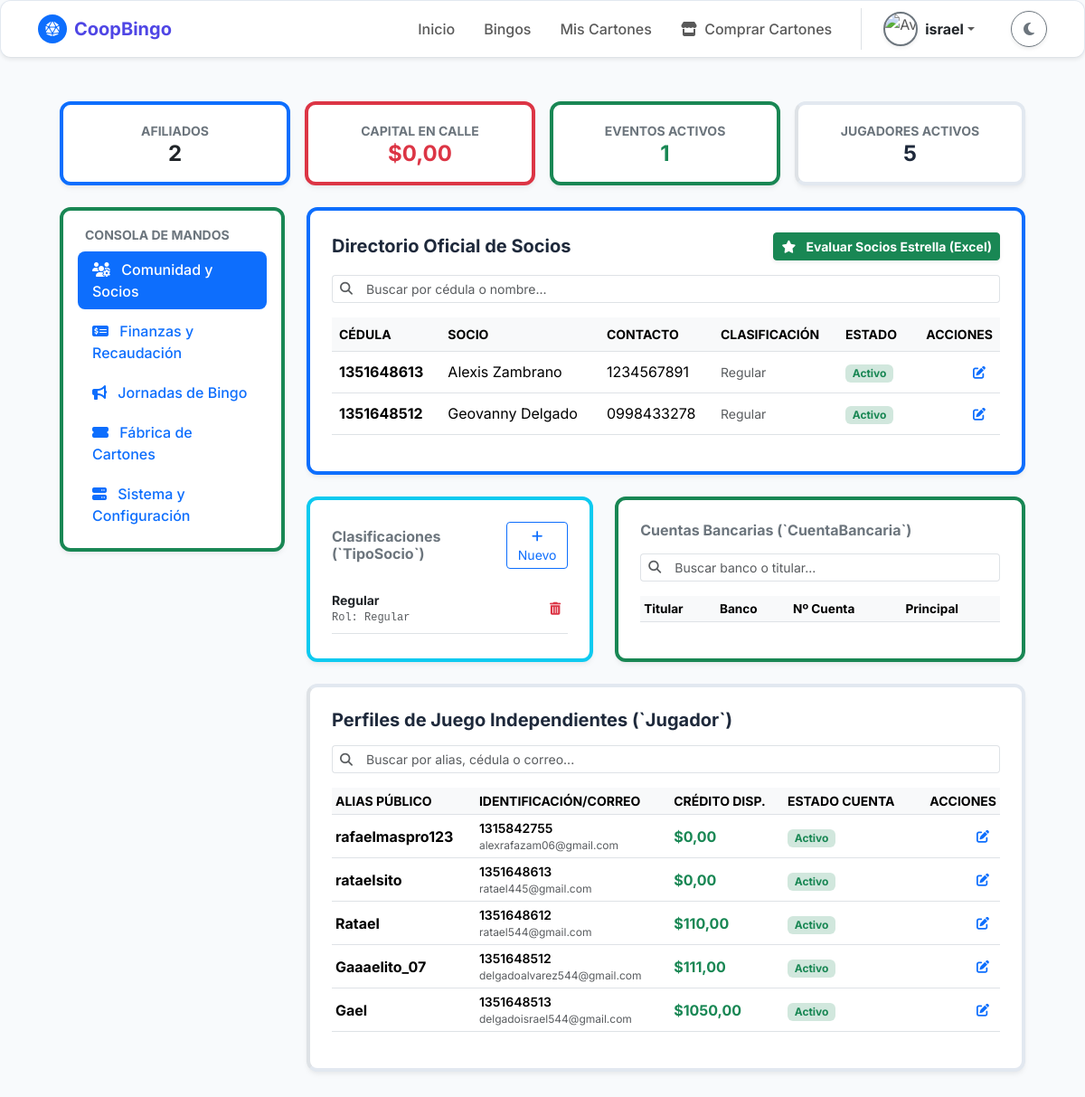
/dashboard/ (signed in), run on an earlier commit of the app's database.
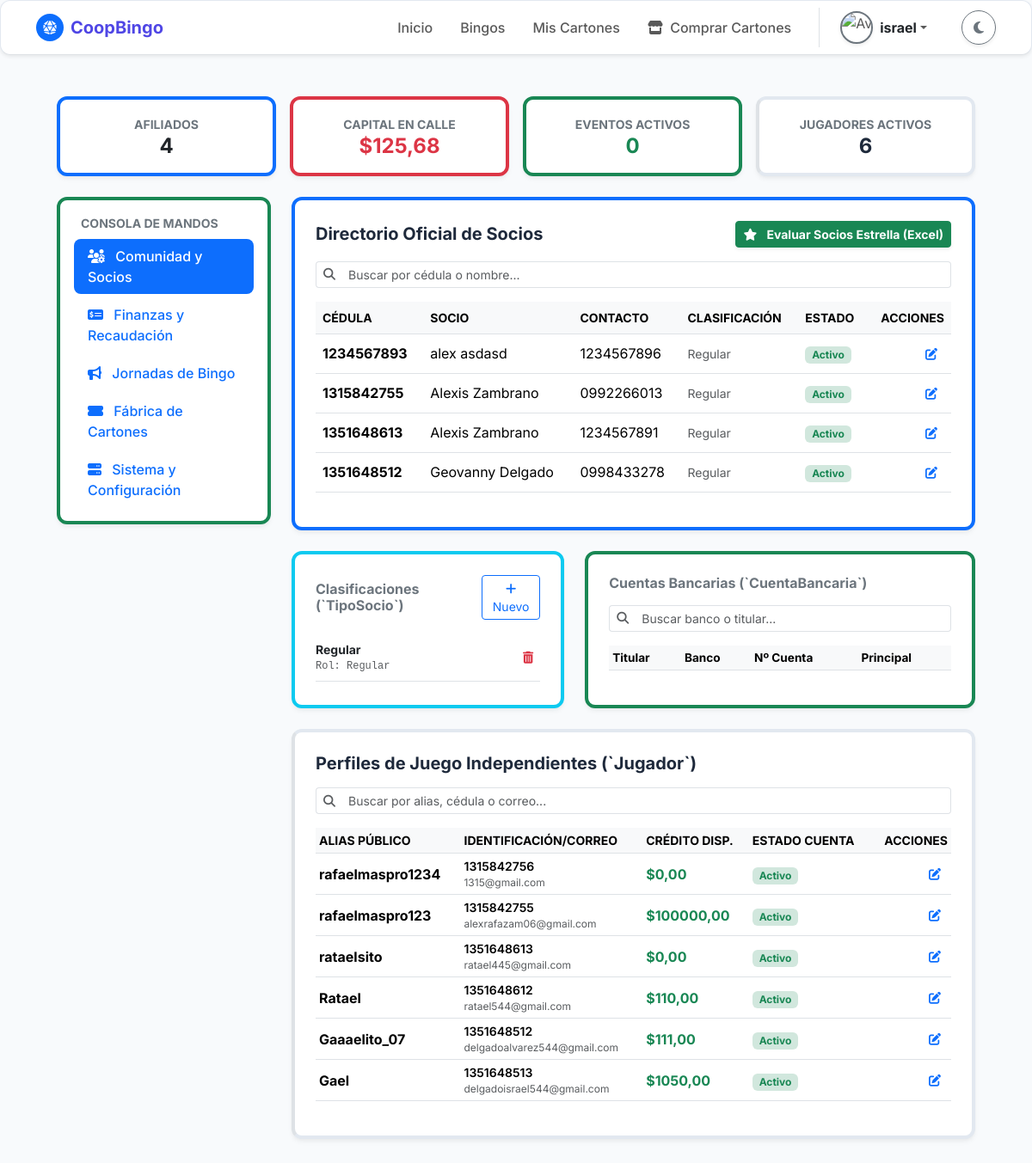
And on a later commit of the database.
### bingo/models.py (models this page shows, shortened)
class Socio(models.Model):
    SEXO_CHOICES = [
        ('H', 'Hombre'),
        ('M', 'Mujer'),
    ]
    ESTADO_CHOICES = [
        ('Activo', 'Activo'),
        ('Inactivo', 'Inactivo'),
    ]
    idsocio = models.AutoField(primary_key=True)
    idtiposocio = models.ForeignKey(
        'TipoSocio',
        on_delete=models.PROTECT,
        db_column='idtiposocio',
        verbose_name="Tipo de Socio"
    )
    primernombresocio = models.CharField(max_length=40, verbose_name="Primer Nombre")
    segundonombresocio = models.CharField(max_length=40, null=True, blank=True, verbose_name="Segundo Nombre")
    primerapellidosocio = models.CharField(max_length=40, verbose_name="Primer Apellido")
    segundoapellidosocio = models.CharField(max_length=40, verbose_name="Segundo Apellido")
    cisocio = models.CharField(
        max_length=10,
        unique=True,
        verbose_name="Cédula de Identidad"
    )
    fotosocio = models.ImageField(
        upload_to='socio/foto/',
        null=True,
        blank=True,
        verbose_name="Avatar/Foto"
    )
    fechanacimientosocio = models.DateField(
        validators=[validarfechanacimiento],
        verbose_name="Fecha de Nacimiento",
        help_text="El socio no puede ser mayor de 100 años ni haber nacido en el futuro."
    )
    telefonopersonalsocio = models.CharField(max_length=10, verbose_name="Teléfono Personal")
    telefonotrabajosocio = models.CharField(max_length=25, null=True, blank=True, verbose_name="Teléfono Trabajo")
    direcciondomiciliosocio = models.CharField(max_length=255, verbose_name="Dirección Domicilio")
    direcciontrabajosocio = models.CharField(max_length=255, null=True, blank=True, verbose_name="Dirección Trabajo")
    sexosocio = models.CharField(
        max_length=1,
        choices=SEXO_CHOICES,
        null=True,
        blank=True,
        verbose_name="Sexo"
    )
    estadosocio = models.CharField(
        max_length=10,
        choices=ESTADO_CHOICES,
        default='Activo',
        verbose_name="Estado"
    )
    class Meta:
        db_table = 'Socio'
        verbose_name = 'Socio'
        verbose_name_plural = 'Socios'

class TipoSocio(models.Model):
    idtiposocio = models.AutoField(primary_key=True)
    nombretiposocio = models.CharField(
        max_length=100,
        unique=True,
        verbose_name="Nombre del Tipo de Socio"
    )
    roltiposocio = models.CharField(
        max_length=50,
        unique=True,
        verbose_name="Rol del Socio"
    )
    descripciondetiposocio = models.CharField(
        max_length=200,
        null=True,
        blank=True,
        verbose_name="Descripción"
    )
    class Meta:
        db_table = 'TipoSocio'
        verbose_name = 'Tipo de Socio'
        verbose_name_plural = 'Tipos de Socio'

class Jugador(models.Model):
    ESTADO_CUENTA_CHOICES = [
        ('Activo', 'Activo'),
        ('Suspendido', 'Suspendido'),
        ('Moroso', 'Moroso'),
    ]
    idjugador = models.AutoField(primary_key=True)
    idsocio = models.ForeignKey(
        'Socio',
        on_delete=models.SET_NULL,
        null=True,
        blank=True,
        db_column='idsocio',
        verbose_name="Socio Vinculado"
    )
    idsocio = models.ForeignKey(
        'Socio',
        on_delete=models.SET_NULL,
        null=True,
        blank=True,
        db_column='idsocio',
        verbose_name="Socio Vinculado"
    )
    nombresjugador = models.CharField(
        max_length=150,
        null=True,
        blank=True,
        verbose_name="Nombres Completos"
    )
    apellidosjugador = models.CharField(
        max_length=150,
        null=True,
        blank=True,
        verbose_name="Apellidos Completos"
    )
    cedulaidentidadjugador = models.CharField(
        max_length=20,
        unique=True,
        null=True,
        blank=True,
        verbose_name="Cédula de Identidad"
    )
    avatarjugador = models.ImageField(
        upload_to='jugador/avatar/',
        null=True,
        blank=True,
        verbose_name="Avatar/Foto"
    )
    aliasjugador = models.CharField(
        max_length=100,
        unique=True,
        null=True,
        blank=True,
        verbose_name="Alias en el Juego"
    )
    correojugador = models.EmailField(
        max_length=200,
        unique=True,
        null=True,
        blank=True,
        verbose_name="Correo Electrónico"
    )
    fecharegistrojugador = models.DateTimeField(
        auto_now_add=True,
        verbose_name="Fecha de Registro"
    )
    saldocreditojugador = models.DecimalField(
        max_digits=10,
        decimal_places=2,
        default=Decimal('0.00'),
        validators=[MinValueValidator(Decimal('0.00'))],
        verbose_name="Saldo/Crédito (Dinero Real)"
    )
    saldovirtualjugador = models.DecimalField(
        max_digits=10,
        decimal_places=2,
        default=Decimal('0.00'),
        validators=[MinValueValidator(Decimal('0.00'))],
        verbose_name="Saldo Virtual (Fichas/Puntos)"
    )
    estadocuentajugador = models.CharField(
        max_length=20,
        choices=ESTADO_CUENTA_CHOICES,
        default='Activo',
        verbose_name="Estado de Cuenta"
    )
    class Meta:
        db_table = 'Jugador'
        verbose_name = 'Jugador'
        verbose_name_plural = 'Jugadores'

### bingo/views.py (the view, shortened to what this page needs)
# urls.py: path('dashboard/', views.dashboard, name='dashboard'),
@login_required
def dashboard(request):
    if not request.user.is_staff:
        messages.error(request, "Acceso exclusivo para el personal de administración.")
        return redirect('inicio')
    contexto = {
        'total_socios': Socio.objects.count(), 'total_jugadores': Jugador.objects.count(), 'deuda_calle': Prestamo.objects.exclude(estadoprestamo='Liquidado').aggregate(total=Sum('saldopendiente'))['total'] or 0.00,
        'bingos_activos': Bingo.objects.exclude(estadobingo__in=['Finalizado', 'Cancelado']).count(), 'tipos_socio': TipoSocio.objects.all(),
        'socios': Socio.objects.all().order_by('-idsocio')[:50], 'accounts': CuentaBancaria.objects.all().select_related('idsocio'),
        'jugadores': Jugador.objects.all().order_by('-idjugador')[:50], 'prestamos': Prestamo.objects.all().order_by('-fechasolicitud')[:30],
        'pagos': Pago.objects.all().order_by('-fechapago')[:30], 'metodos_pago': MetodoPago.objects.all(),
        'ahorros': Ahorro.objects.all().order_by('-fechaahorro')[:30], 'aportes_semanales': AporteSemanal.objects.all().order_by('-fechaplanificadadada')[:30],
        'bingos': Bingo.objects.all().order_by('-fechaprogramadabingo'), 'partidas': PartidaBingo.objects.all(),
        'regalos': Regalo.objects.all(), 'cartones': Carton.objects.all().order_by('-idcarton')[:50],
        'cartones_en_juego': CartonPartidaBingo.objects.all()[:50], 'plataformas': PlataformaJuego.objects.all(),
        'sesiones_monitoreo': SesionJuego.objects.all().order_by('-fechainiciosesion')[:30], 'config_web': ConfiguracionWeb.objects.first(),
        'unidades_monetarias': UnidadMonetaria.objects.filter(estadomoneda=True),
        'todas_monedas': UnidadMonetaria.objects.all(),
        'metodos_pago': MetodoPago.objects.all().order_by('-idmetodopago'),
    }
    contexto['bingos_con_pozo'] = list(PartidaBingo.objects.filter(premiomaterial='[POZO_MAYOR]').values_list('idbingo_id', flat=True))
    return render(request, 'administrador/dashboard.html', contexto)

### bingo/templates/administrador/dashboard.html (shortened to what the changed rows need)
{% extends 'comunes/base.html' %}
{% block content %}
<div class="container-fluid px-lg-4 pb-5">
    <div class="row g-3 mb-4">
        <div class="col-6 col-md-3">
            <div class="card-minimalista p-3 text-center border-start border-primary border-4 h-100">
                <span class="text-secondary small fw-bold text-uppercase" data-bs-toggle="tooltip" title="Total de socios inscritos en la cooperativa">Afiliados</span>
                <h4 class="fw-bold mb-0 text-body">{{ total_socios }}</h4>
            </div>
        </div>
        <div class="col-6 col-md-3">
            <div class="card-minimalista p-3 text-center border-start border-danger border-4 h-100">
                <span class="text-secondary small fw-bold text-uppercase" data-bs-toggle="tooltip" title="Cartera total pendiente de cobro en préstamos activos">Capital en Calle</span>
                <h4 class="fw-bold mb-0 text-danger">${{ deuda_calle|floatformat:2 }}</h4>
            </div>
        </div>
        <div class="col-6 col-md-3">
            <div class="card-minimalista p-3 text-center border-start border-success border-4 h-100">
                <span class="text-secondary small fw-bold text-uppercase" data-bs-toggle="tooltip" title="Eventos de bingo planificados o ejecutándose actualmente">Eventos Activos</span>
                <h4 class="fw-bold mb-0 text-success">{{ bingos_activos }}</h4>
            </div>
        </div>
        <div class="col-6 col-md-3">
            <div class="card-minimalista p-3 text-center border-start border-indigo border-4 h-100">
                <span class="text-secondary small fw-bold text-uppercase" data-bs-toggle="tooltip" title="Total de usuarios con perfiles de juego independientes creados">Jugadores Activos</span>
                <h4 class="fw-bold mb-0 text-indigo">{{ total_jugadores }}</h4>
            </div>
        </div>
    </div>
    <div class="row g-4">
        <div class="col-12 col-lg-9">
            <div class="tab-content" id="v-pills-tabContent">
                <div class="tab-pane fade show active" id="mod-comunidad" role="tabpanel">
                    <div class="card-minimalista p-4 mb-4 border-start border-primary border-4">
                        <div class="table-responsive table-scroll-container">
                            <table class="table align-middle" id="table-socios">
                                <thead>
                                    <tr class="text-secondary small text-uppercase">
                                        <th>Cédula</th>
                                        <th>Socio</th>
                                        <th>Contacto</th>
                                        <th>Clasificación</th>
                                        <th>Estado</th>
                                        <th class="text-end">Acciones</th>
                                    </tr>
                                </thead>
                                <tbody>
                                    {% for s in socios %}
                                    <tr>
                                        <td class="fw-bold">{{ s.cisocio }}</td>
                                        <td>{{ s.primernombresocio }} {{ s.primerapellidosocio }}</td>
                                        <td>{{ s.telefonopersonalsocio }}</td>
                                        <td><span class="small text-muted">{{ s.idtiposocio.nombretiposocio }}</span></td>
                                        <td><span class="badge {% if s.estadosocio == 'Activo' %}bg-success-subtle text-success{% else %}bg-secondary-subtle text-secondary{% endif %}">{{ s.estadosocio }}</span></td>
                                        <td class="text-end">
                                            <button class="btn btn-sm btn-outline-primary border-0 p-1 px-2" data-bs-toggle="modal" data-bs-target="#modalEditarSocio{{ s.idsocio }}">
                                                <i class="fas fa-edit"></i>
                                            </button>
                                        </td>
                                    </tr>
                                    {% endfor %}
                                </tbody>
                            </table>
                        </div>
                    </div>
                    <div class="row g-4 mb-4">
                        <div class="col-md-5">
                            <div class="card-minimalista p-4 h-100 border-start border-info border-4">
                                <div class="list-group list-group-flush table-scroll-container">
                                    {% for t in tipos_socio %}
                                    <div class="list-group-item bg-transparent px-0 py-2 d-flex justify-content-between align-items-center border-bottom">
                                        <div>
                                            <div class="fw-bold text-body small">{{ t.nombretiposocio }}</div>
                                            <div class="text-muted font-monospace small" style="font-size: 0.75rem;">Rol: {{ t.roltiposocio }}</div>
                                        </div>
                                        <form method="post" action="{% url 'dashboard' %}" class="d-inline" onsubmit="return confirm('¿Seguro que deseas eliminar este tipo de socio?');">
                                            <button type="submit" class="btn btn-sm btn-outline-danger border-0"><i class="fas fa-trash-alt"></i></button>
                                        </form>
                                    </div>
                                    {% endfor %}
                                </div>
                            </div>
                        </div>
                        <div class="col-md-7">
                            <div class="card-minimalista p-4 h-100 border-start border-success border-4">
                                <div class="table-responsive table-scroll-container">
                                    <table class="table align-middle table-sm" id="table-cuentas" style="font-size: 0.85rem;">
                                        <thead>
                                            <tr class="text-muted">
                                                <th>Titular</th>
                                                <th>Banco</th>
                                                <th>Nº Cuenta</th>
                                                <th>Principal</th>
                                            </tr>
                                        </thead>
                                    </table>
                                </div>
                            </div>
                        </div>
                    </div>
                    <div class="card-minimalista p-4 border-start border-indigo border-4">
                        <div class="table-responsive table-scroll-container">
                            <table class="table align-middle table-sm" id="table-jugadores">
                                <thead>
                                    <tr class="text-secondary small text-uppercase">
                                        <th>Alias Público</th>
                                        <th>Identificación/Correo</th>
                                        <th>Crédito Disp.</th>
                                        <th>Estado Cuenta</th>
                                        <th class="text-end">Acciones</th>
                                    </tr>
                                </thead>
                                <tbody>
                                    {% for j in jugadores %}
                                    <tr>
                                        <td class="fw-bold text-indigo">{{ j.aliasjugador }}</td>
                                        <td><div class="small fw-semibold">{{ j.cedulaidentidadjugador|default:"-" }}</div><div class="text-muted" style="font-size:0.75rem;">{{ j.correojugador|default:"" }}</div></td>
                                        <td class="text-success fw-bold">${{ j.saldocreditojugador }}</td>
                                        <td><span class="badge {% if j.estadocuentajugador == 'Activo' %}bg-success-subtle text-success{% elif j.estadocuentajugador == 'Suspendido' %}bg-danger-subtle text-danger{% else %}bg-warning-subtle text-warning{% endif %}">{{ j.estadocuentajugador }}</span></td>
                                        <td class="text-end">
                                            <button class="btn btn-sm btn-outline-primary border-0 p-1 px-2" data-bs-toggle="modal" data-bs-target="#modalEditarJugador{{ j.idjugador }}">
                                                <i class="fas fa-edit"></i>
                                            </button>
                                        </td>
                                    </tr>
                                    {% endfor %}
                                </tbody>
                            </table>
                        </div>
                    </div>
                </div>
            </div>
        </div>
    </div>
</div>
{% endblock %}

What changed in the data, as far as the page shows it:
added Socio: cisocio "1234567893", primernombresocio "alex", primerapellidosocio "asdasd", telefonopersonalsocio "1234567896", idtiposocio.nombretiposocio "Regular", estadosocio "Activo"
added Socio: cisocio "1315842755", primernombresocio "Alexis", primerapellidosocio "Zambrano", telefonopersonalsocio "0992266013", idtiposocio.nombretiposocio "Regular", estadosocio "Activo"
added Jugador: aliasjugador "rafaelmaspro1234", cedulaidentidadjugador "1315842756", correojugador "1315@gmail.com", saldocreditojugador "0,00", estadocuentajugador "Activo"
changed Jugador "rafaelmaspro123": saldocreditojugador "0,00" → "100000,00"
Also different on the page:
{{ total_socios }}: "2" → "4"
{{ deuda_calle|floatformat:2 }}: "0,00" → "125,68"
{{ bingos_activos }}: "1" → "0"
{{ total_jugadores }}: "5" → "6"
